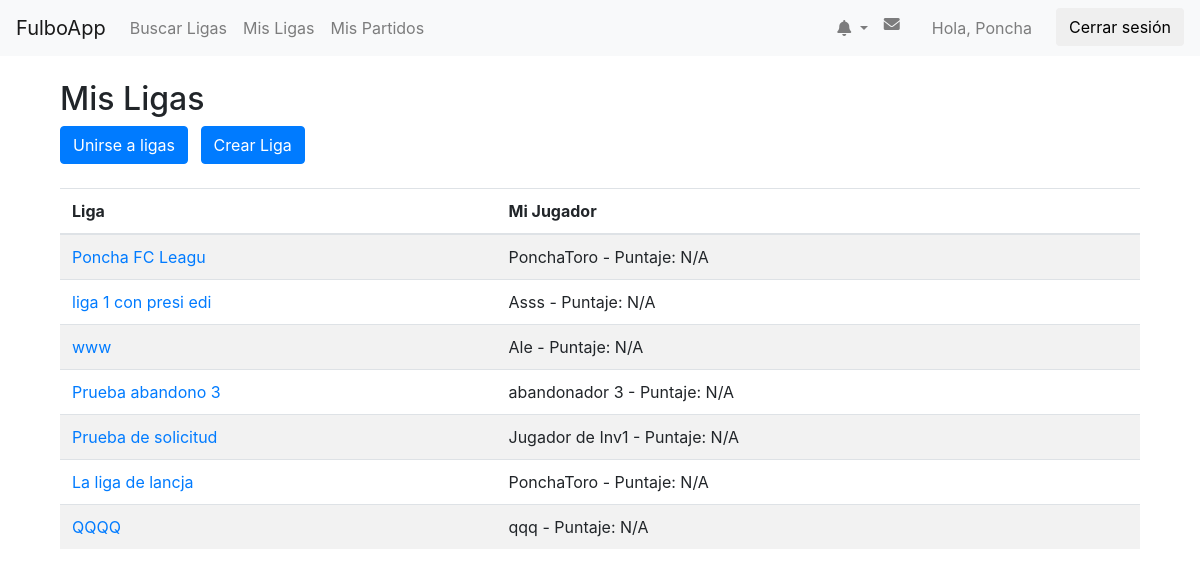
/AppFulbo/mis_ligas/ (signed in), run on the app's committed database.
### AppFulbo/models.py (models this page shows, shortened)
class Liga(models.Model):
    nombre_liga = models.CharField(max_length=20, unique=True)
    descripcion = models.TextField(blank=True, null=True)
    presidentes = models.ManyToManyField(User, related_name="ligas_presididas")  # Relación ManyToMany con los presidentes
    super_presidente = models.ForeignKey(
         settings.AUTH_USER_MODEL,
         on_delete=models.SET_NULL,
         null=True,
         blank=True,
         related_name="ligas_super_presididas",
         help_text="El super presidente de la liga, con privilegios especiales."
     )

class Jugador(models.Model):
    OPCIONES = [
        ('1', 'Arquero'),
        ('2', 'Defensor'),
        ('3', 'Mediocampista'),
        ('4', 'Delantero'),
    ]
    usuario = models.ForeignKey(User, null=True, blank=True, on_delete=models.CASCADE,related_name="user")
    apodo = models.CharField(max_length=15)
    posicion = models.CharField(max_length=1, choices=OPCIONES, null=True, blank=True)
    liga = models.ForeignKey(Liga, on_delete=models.CASCADE, related_name="jugadores")
    numero = models.IntegerField(
        choices=NUMERO_CHOICES,
        validators=[MinValueValidator(1), MaxValueValidator(99)],
        null=True,
        blank=True,
        help_text="Seleccione un número entre 1 y 99."
    )
    activo = models.BooleanField(default=True, help_text="Indica si el jugador está activo en la liga.")
    def puntaje(self):
        i = 0
        puntos = 0
        puntajes = self.puntajes_partidos.all()
        for puntaje in puntajes:
            if puntaje.puntaje != 0:
                i=i+1
                puntos = puntos + puntaje.puntaje()
        try:
            promedio = puntos/i
        except:
            promedio = 0
        return promedio
    class Meta:
        unique_together = ('apodo', 'liga')

### AppFulbo/views.py (the view)
# urls.py: path('mis_ligas/',views.mis_ligas, name='mis_ligas'),
@login_required
def mis_ligas(request):
    jugadores = Jugador.objects.filter(usuario=request.user)
    ligas_con_jugador = []
    for jugador in jugadores:
        liga = jugador.liga
        liga.mi_jugador = jugador  # Agregamos el jugador a la instancia de liga
        ligas_con_jugador.append(liga)
    context = {
        'ligas': ligas_con_jugador
    }
    return render(request, 'AppFulbo/mis_ligas.html', context)

### AppFulbo/context_processors.py (called while the page is built)
def notificaciones_context(request):
    if request.user.is_authenticated:
        notificaciones_no_leidas = Notificacion.objects.filter(usuario=request.user, leido=False).count()
    else:
        notificaciones_no_leidas = 0
    return {
        'notificaciones_no_leidas': notificaciones_no_leidas,
    }

### AppFulbo/models.py (called while the page is built)
    def puntaje(self):
        if self.cant_puntajes !=0:
            puntaje= self.suma_puntajes/self.cant_puntajes
        else:
            puntaje = 0
        return puntaje

### AppFulbo/templates/AppFulbo/mis_ligas.html
{% extends 'AppFulbo/base.html' %}
{% block content %}
<div class="container mt-4">
    <h2>Mis Ligas</h2>
    <a class="btn btn-primary" href="{% url 'buscar_ligas' %}">Unirse a ligas</a>
    <a class="btn btn-primary ml-2" href="{% url 'crear_liga' %}">Crear Liga</a>
    <br></br>
    <table class="table table-striped">
        <thead>
            <tr>
                <th>Liga</th>
                <th>Mi Jugador</th>
            </tr>
        </thead>
        <tbody>
            {% for liga in ligas %}
            <tr>
                <td><a href="{% url 'ver_liga' liga.id %}">{{ liga.nombre_liga }}</a></td>
                <td>
                    {{ liga.mi_jugador.apodo }}
                    {% if liga.mi_jugador.puntaje %}
                        - Puntaje: {{ liga.mi_jugador.puntaje }}
                    {% else %}
                        - Puntaje: N/A
                    {% endif %}
                </td>
            </tr>
            {% empty %}
            <tr>
                <td colspan="2">No estás en ninguna liga.</td>
            </tr>
            {% endfor %}
        </tbody>
    </table>
</div>
{% endblock %}

### AppFulbo/templates/AppFulbo/base.html (shortened to what this page needs)
{% load static %}
<html lang="es">
<head>
    <link rel="stylesheet" href="https://cdnjs.cloudflare.com/ajax/libs/font-awesome/6.0.0-beta3/css/all.min.css"
 />
    <link rel="stylesheet" href="https://maxcdn.bootstrapcdn.com/bootstrap/4.0.0/css/bootstrap.min.css">
</head>
<body>
    <nav class="navbar navbar-expand-lg navbar-light bg-light">
        <a class="navbar-brand" href="{% url 'inicio' %}">FulboApp</a>
        <div class="collapse navbar-collapse">
            <ul class="navbar-nav mr-auto">
                <li class="nav-item">
                    <li class="nav-item">
                        <a class="nav-link" href="{% url 'buscar_ligas' %}">Buscar Ligas</a>
                    </li>
                    <a class="nav-link" href="{% url 'mis_ligas' %}">Mis Ligas</a>
                </li>
                <li class="nav-item">
                    <a class="nav-link" href="{% url 'mis_partidos' %}">Mis Partidos</a>
                </li>
            </ul>
            <ul class="navbar-nav">
                {% if user.is_authenticated %}
                <li class="nav-item dropdown">
                    <a id="notificationDropdown" class="nav-link dropdown-toggle" href="#" role="button" data-bs-toggle="dropdown" aria-expanded="false">
                        <i class="fa-solid fa-bell"></i>
                    </a>
                </li>
                <li class="nav-item mr-3">
                    <a class="nav-link" href="{% url 'inbox' %}"><i class="fa-solid fa-envelope"></i> </a>
                </li>
                <li class="nav-item mr-3">
                    <a class="nav-link" href="{% url 'mi_perfil' %}">Hola, {{ user.username }}</a>
                </li>
                <li class="nav-item">
                    <form action="{% url 'logout' %}" method="post" class="d-inline">
                        <button type="submit" class="btn btn-logout">Cerrar sesión</button>
                    </form>
                </li>
                {% else %}
                    <li class="nav-item">
                        <a class="nav-link" href="{% url 'login' %}">Iniciar sesión</a>
                    </li>
                {% endif %}
            </ul>
        </div>
    </nav>
    <div class="container mt-4">
        {% block content %}{% endblock %}
    </div>
</body>
</html>

### data on the page
Liga: nombre_liga "Poncha FC Leagu", mi_jugador.apodo "PonchaToro", shows "- Puntaje: N/A"
Liga: nombre_liga "liga 1 con presi edi", mi_jugador.apodo "Asss", shows "- Puntaje: N/A"
Liga: nombre_liga "www", mi_jugador.apodo "Ale", shows "- Puntaje: N/A"
Liga: nombre_liga "Prueba abandono 3", mi_jugador.apodo "abandonador 3", shows "- Puntaje: N/A"
Liga: nombre_liga "Prueba de solicitud", mi_jugador.apodo "Jugador de Inv1", shows "- Puntaje: N/A"
Liga: nombre_liga "La liga de lancja", mi_jugador.apodo "PonchaToro", shows "- Puntaje: N/A"
Liga: nombre_liga "QQQQ", mi_jugador.apodo "qqq", shows "- Puntaje: N/A"

### other printed values
{{ user.username }} "Poncha"
